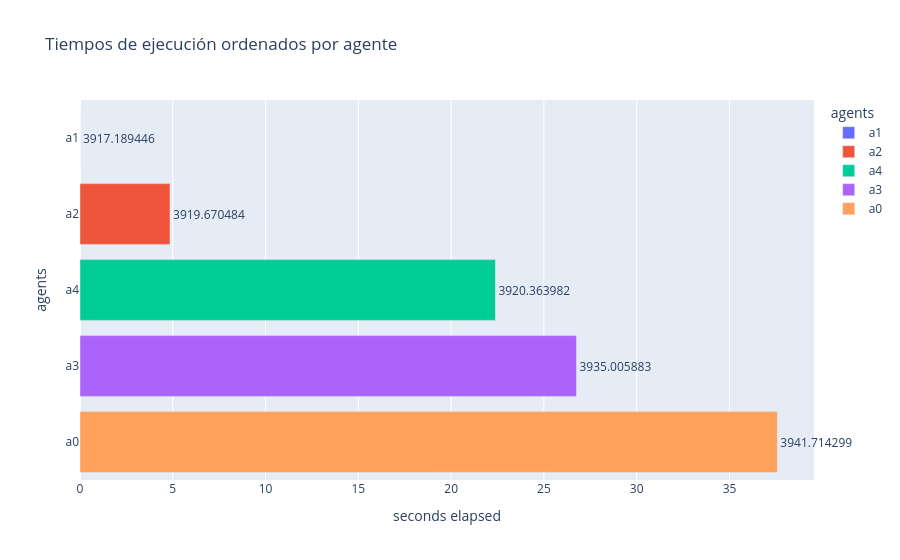

Source (notebook cell):
### Code cell
import plotly.io as pio

with open(filename, 'r') as f:
    fig = pio.from_json(f.read())
fig

### Figure 1 — Plotly figure (JSON) as saved in the notebook; plotly's stock layout.template omitted (floating-point values rounded to 4 significant figures)
{"data": [{"cliponaxis": false, "customdata": [[3917.0]], "hovertemplate": "agents=%{y}<br>seconds elapsed=%{x}<br>seconds=%{customdata[0]}<extra></extra>", "legendgroup": "a1", "marker": {"color": "#636efa", "pattern": {"shape": ""}}, "name": "a1", "orientation": "h", "showlegend": true, "text": [3917.0], "textangle": 0, "textfont": {"size": 12}, "textposition": "outside", "type": "bar", "x": [0.0], "xaxis": "x", "y": ["a1"], "yaxis": "y"}, {"cliponaxis": false, "customdata": [[3920.0]], "hovertemplate": "agents=%{y}<br>seconds elapsed=%{x}<br>seconds=%{customdata[0]}<extra></extra>", "legendgroup": "a2", "marker": {"color": "#EF553B", "pattern": {"shape": ""}}, "name": "a2", "orientation": "h", "showlegend": true, "text": [3920.0], "textangle": 0, "textfont": {"size": 12}, "textposition": "outside", "type": "bar", "x": [4.851], "xaxis": "x", "y": ["a2"], "yaxis": "y"}, {"cliponaxis": false, "customdata": [[3920.0]], "hovertemplate": "agents=%{y}<br>seconds elapsed=%{x}<br>seconds=%{customdata[0]}<extra></extra>", "legendgroup": "a4", "marker": {"color": "#00cc96", "pattern": {"shape": ""}}, "name": "a4", "orientation": "h", "showlegend": true, "text": [3920.0], "textangle": 0, "textfont": {"size": 12}, "textposition": "outside", "type": "bar", "x": [22.38], "xaxis": "x", "y": ["a4"], "yaxis": "y"}, {"cliponaxis": false, "customdata": [[3935.0]], "hovertemplate": "agents=%{y}<br>seconds elapsed=%{x}<br>seconds=%{customdata[0]}<extra></extra>", "legendgroup": "a3", "marker": {"color": "#ab63fa", "pattern": {"shape": ""}}, "name": "a3", "orientation": "h", "showlegend": true, "text": [3935.0], "textangle": 0, "textfont": {"size": 12}, "textposition": "outside", "type": "bar", "x": [26.75], "xaxis": "x", "y": ["a3"], "yaxis": "y"}, {"cliponaxis": false, "customdata": [[3942.0]], "hovertemplate": "agents=%{y}<br>seconds elapsed=%{x}<br>seconds=%{customdata[0]}<extra></extra>", "legendgroup": "a0", "marker": {"color": "#FFA15A", "pattern": {"shape": ""}}, "name": "a0", "orientation": "h", "showlegend": true, "text": [3942.0], "textangle": 0, "textfont": {"size": 12}, "textposition": "outside", "type": "bar", "x": [37.57], "xaxis": "x", "y": ["a0"], "yaxis": "y"}], "layout": {"barmode": "relative", "legend": {"title": {"text": "agents"}, "tracegroupgap": 0}, "title": {"text": "Tiempos de ejecución ordenados por agente"}, "xaxis": {"anchor": "y", "domain": [0, 1], "title": {"text": "seconds elapsed"}}, "yaxis": {"anchor": "x", "categoryarray": ["a0", "a3", "a4", "a2", "a1"], "categoryorder": "array", "domain": [0, 1], "title": {"text": "agents"}}}}
